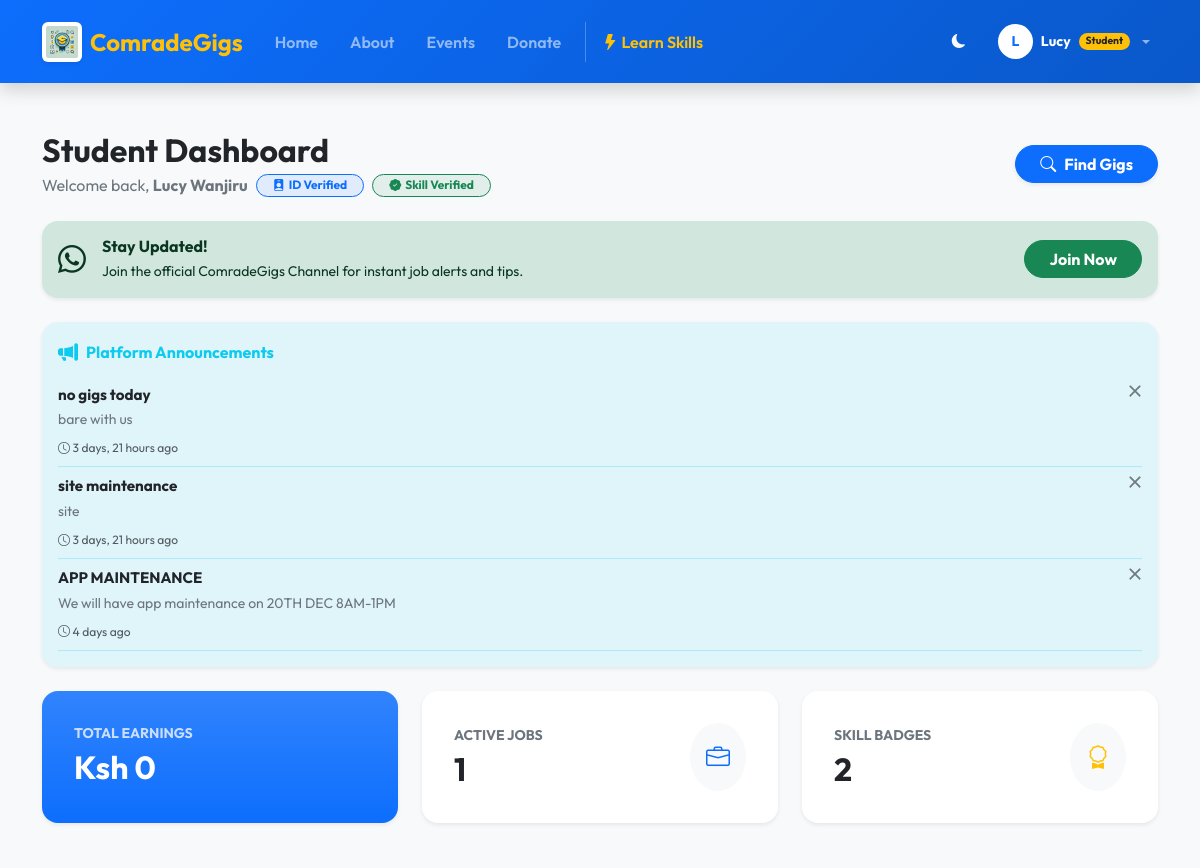
The app's page /student/dashboard/ (signed in, upper part), older data.
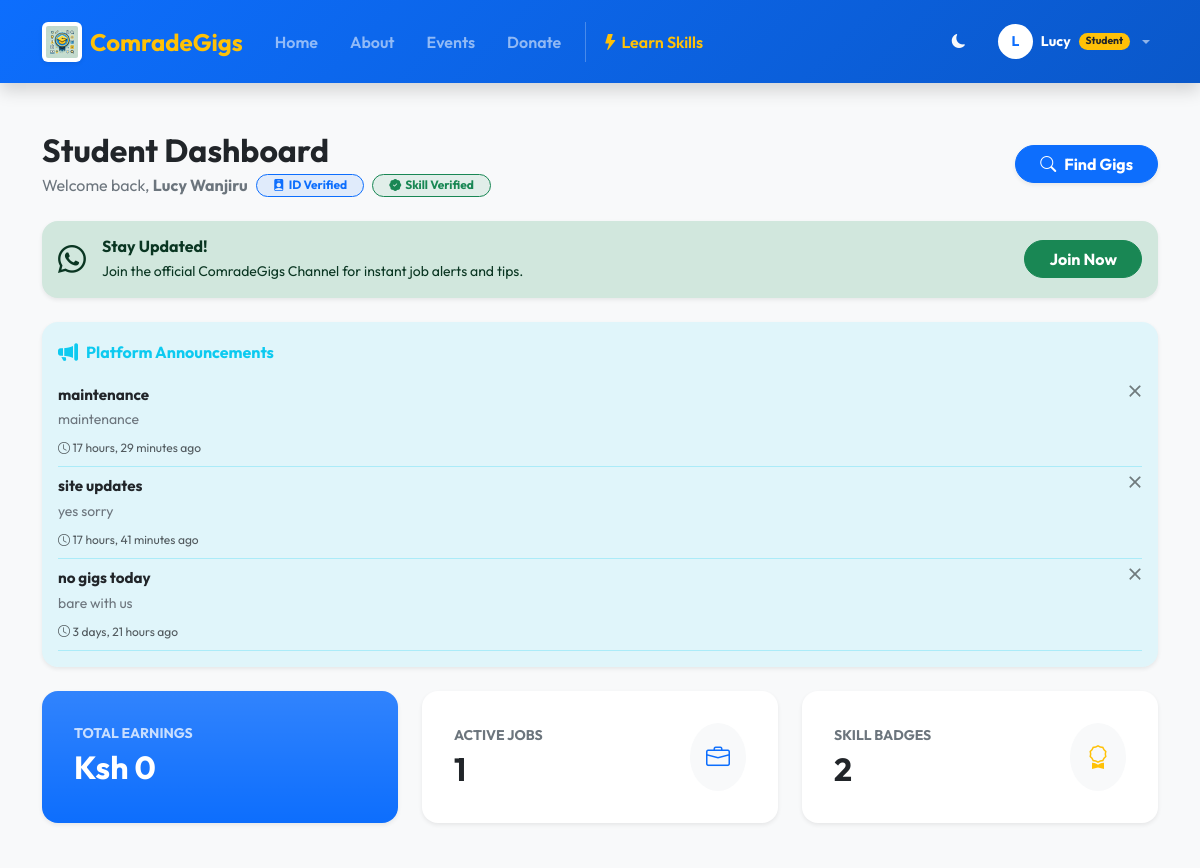
The same page, newer data.
### myapp/models.py (models this page shows, shortened)
class SiteUpdate(models.Model):
    AUDIENCE_CHOICES = (
        ('all', 'All Users'),
        ('student', 'Students Only'),
        ('client', 'Clients Only'),
        ('donor', 'Donors Only'),
    )
    title = models.CharField(max_length=200)
    message = models.TextField()
    audience = models.CharField(max_length=10, choices=AUDIENCE_CHOICES, default='all')
    created_at = models.DateTimeField(auto_now_add=True)
    is_active = models.BooleanField(default=True)

### myapp/views.py (the view)
# urls.py: path('student/dashboard/', views.student_dashboard, name='student_dashboard'),
@login_required
def student_dashboard(request):
    if request.user.role != 'student':
        return redirect('myapp:home')
    apps = request.user.my_applications.all().order_by('-created_at')[:5]
    active_jobs_list = request.user.assigned_jobs.filter(status='assigned').order_by('deadline')
    earnings_data = request.user.assigned_jobs.filter(status='completed').aggregate(Sum('budget'))
    total_earnings = earnings_data['budget__sum'] or 0
    site_updates = SiteUpdate.objects.filter(
        is_active=True,
        audience__in=['all', 'student']
    ).order_by('-created_at')[:3]
    context = {
        'my_apps': apps,
        'active_jobs_count': active_jobs_list.count(),
        'active_jobs_list': active_jobs_list,
        'total_earnings': total_earnings,
        'site_updates': site_updates,
        'whatsapp_url': WHATSAPP_CHANNEL_URL,
    }
    return render(request, 'student/dashboard.html', context)

### myapp/context_processors.py (called while the page is built)
def global_site_updates(request):
    if not request.user.is_authenticated:
        return {'site_updates': []}
    audience_filters = ['all']
    if request.user.role == 'student':
        audience_filters.append('student')
    elif request.user.role == 'client':
        audience_filters.append('client')
    elif request.user.role == 'donor':
        audience_filters.append('donor')
    updates = SiteUpdate.objects.filter(
        is_active=True,
        audience__in=audience_filters
    ).order_by('-created_at')[:3]
    return {'site_updates': updates}

### myapp/templates/student/dashboard.html (shortened to what the changed rows need)
{% extends "base.html" %}
{% load static %}
{% block content %}
<section class="py-4">
  <div class="container">
    <div class="d-flex flex-column flex-md-row justify-content-between align-items-md-center mb-4 gap-3">
      <div>
        <h2 class="fw-bold mb-0">Student Dashboard</h2>
      </div>
    </div>
    {% if site_updates %}
    <div class="row mb-4" id="notifications-container">
        <div class="col-12">
            <div class="card border-0 shadow-sm rounded-4 bg-info bg-opacity-10 overflow-hidden">
                <div class="card-body p-3">
                    <div class="list-group list-group-flush bg-transparent">
                        {% for update in site_updates %}
                        <div id="announcement-{{ update.id }}" class="list-group-item bg-transparent border-0 border-bottom border-info border-opacity-25 px-0 py-2">
                            <div class="d-flex justify-content-between align-items-start">
                                <div class="me-3">
                                    <span class="fw-bold text-dark d-block" style="font-size: 0.95rem;">{{ update.title }}</span>
                                    <span class="small text-secondary" style="line-height: 1.4;">{{ update.message }}</span>
                                    <div class="mt-1">
                                        <small class="text-muted" style="font-size: 0.75rem;">
                                            <i class="bi bi-clock"></i> {{ update.created_at|timesince }} ago
                                        </small>
                                    </div>
                                </div>
                                <button type="button"
                                        class="btn-close small"
                                        style="width: 0.5em; height: 0.5em;"
                                        aria-label="Close"
                                        onclick="dismissUpdate({{ update.id }})"
                                        title="Dismiss">
                                </button>
                            </div>
                        </div>
                        {% endfor %}
                    </div>
                </div>
            </div>
        </div>
    </div>
    {% endif %}
    {% if user.student_profile.skills.exists %}
      <div class="row g-4 mb-5">
         <div class="col-md-4">
          <div class="card border-0 shadow-sm rounded-4 bg-primary bg-gradient text-white h-100 p-3">
            <div class="card-body">
              <h2 class="fw-bold mb-0">Ksh {{ total_earnings|default:"0" }}</h2>
            </div>
          </div>
        </div>
        <div class="col-md-4">
          <div class="card border-0 shadow-sm rounded-4 h-100 p-3">
            <div class="card-body d-flex justify-content-between align-items-center">
              <div>
                  <h2 class="fw-bold text-dark mb-0">{{ active_jobs_count|default:"0" }}</h2>
              </div>
            </div>
          </div>
        </div>
        <div class="col-md-4">
          <div class="card border-0 shadow-sm rounded-4 h-100 p-3">
            <div class="card-body d-flex justify-content-between align-items-center">
              <div>
                  <h2 class="fw-bold text-dark mb-0">{{ user.student_profile.skills.count }}</h2>
              </div>
            </div>
          </div>
        </div>
      </div>
    {% endif %}
  </div>
</section>
{% endblock %}

Row changes from the older to the newer data that the page shows:
no longer on this page (row unchanged): SiteUpdate: title "site maintenance", message "site", created_at "3 days, 21 hours"
no longer on this page (row unchanged): SiteUpdate: title "APP MAINTENANCE", message "We will have app maintenance on 20TH DEC 8AM-1PM", created_at "4 days"
added SiteUpdate: title "maintenance", message "maintenance", created_at "17 hours, 29 minutes"
added SiteUpdate: title "site updates", message "yes sorry", created_at "17 hours, 41 minutes"
